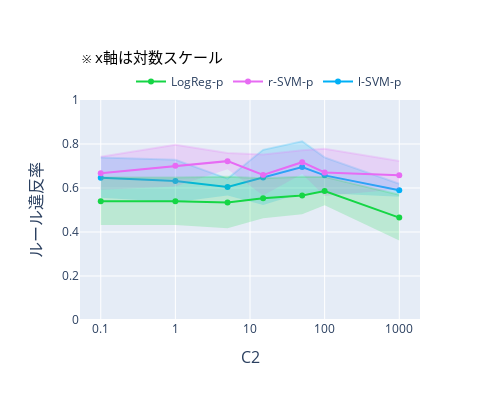

This figure's notebook cell:
### Code cell
import plotly.graph_objects as go
from plotly.subplots import make_subplots


# グラフのデータを準備
index = ['l-SVM-p', 'r-SVM-p', 'LogReg-p']
colors_mean = ['rgba(0,176,246,1)', 'rgba(231,107,243,1)', 'rgba(21,213,69,1)']  # indexに対応する色
colors_std  = ['rgba(0,176,246,0.2)', 'rgba(231,107,243,0.2)', 'rgba(21,213,69,0.2)']  # indexに対応する色

# グラフ2: ルール違反率のデータ
col_vr = 'violation_rate'
tmp_mean_vr = pd.DataFrame([
    {info: df.loc['linear svm (L)', col_vr] for info, df in zip(infos, dfs_mean)},
    {info: df.loc['non-linear svm (L)', col_vr] for info, df in zip(infos, dfs_mean)},
    {info: df.loc['logistic regression (L)', col_vr] for info, df in zip(infos, dfs_mean)}
], index=index)
tmp_std_vr = pd.DataFrame([
    {info: df.loc['linear svm (L)', col_vr] for info, df in zip(infos, dfs_std)},
    {info: df.loc['non-linear svm (L)', col_vr] for info, df in zip(infos, dfs_std)},
    {info: df.loc['logistic regression (L)', col_vr] for info, df in zip(infos, dfs_std)}
], index=index)


# サブプロットの作成
# fig = make_subplots(rows=1, cols=2, subplot_titles=('AUC', 'ルール違反率'))
fig = make_subplots(rows=1, cols=1)

# グラフ2: ルール違反率
for i in range(len(tmp_mean_vr)):
    fig.add_trace(
        go.Scatter(
            x=tmp_mean_vr.columns,
            y=tmp_mean_vr.iloc[i, :],
            mode='lines+markers',
            name=tmp_mean_vr.index[i],
            line=dict(color=colors_mean[i]),  # ラインの色を設定
            marker=dict(color=colors_mean[i]),  # マーカーの色を設定
        ),
        row=1, col=1
    )
    fig.add_trace(
        go.Scatter(
            x=tmp_mean_vr.columns,
            y=tmp_mean_vr.iloc[i, :] + tmp_std_vr.iloc[i, :],
            mode='lines',
            line=dict(color=colors_std[i]),  # ラインの色を設定
            showlegend=False
        ),
        row=1, col=1
    )
    fig.add_trace(
        go.Scatter(
            x=tmp_mean_vr.columns,
            y=tmp_mean_vr.iloc[i, :] - tmp_std_vr.iloc[i, :],
            mode='lines',
            fill='tonexty',
            fillcolor=colors_std[i],
            line=dict(color='rgba(255,255,255,0)'),
            showlegend=False
        ),
        row=1, col=1
    )

# レイアウトの設定
fig.update_layout(
    height=400,
    width=500,
    xaxis=dict(
        domain=[0, 1],  # 左側のsubplotの幅を調整
        title_font=dict(size=16)
    ),
    legend=dict(
        x=0.15,
        y=1.15,
        orientation='h'  # 水平配置
    ),
    annotations=[
        dict(
            xref="paper",
            yref="paper",
            x=0.00,
            y=1.25,
            text="※ x軸は対数スケール",
            showarrow=False,
            font=dict(
                size=15,
                color="black"
            )
        )
    ]
)

# x軸の設定
fig.update_xaxes(title_text='C2', row=1, col=1, type='log')


# y軸の設定
fig.update_yaxes(title_text='ルール違反率', range=[0, 1], row=1, col=1, side='left', title_font=dict(size=16))  # col=2のグラフのy軸を右側に配置

# グラフの表示
fig.show()

### Figure 1 — Plotly figure (JSON) as saved in the notebook; plotly's stock layout.template omitted (floating-point values rounded to 4 significant figures)
{"data": [{"line": {"color": "rgba(0,176,246,1)"}, "marker": {"color": "rgba(0,176,246,1)"}, "mode": "lines+markers", "name": "l-SVM-p", "type": "scatter", "x": [0.1, 1, 5, 15, 50, 100, 1000], "xaxis": "x", "y": [0.6471, 0.6316, 0.6046, 0.6481, 0.6952, 0.6574, 0.5895], "yaxis": "y"}, {"line": {"color": "rgba(0,176,246,0.2)"}, "mode": "lines", "showlegend": false, "type": "scatter", "x": [0.1, 1, 5, 15, 50, 100, 1000], "xaxis": "x", "y": [0.7387, 0.7282, 0.6428, 0.7735, 0.8127, 0.7391, 0.6191], "yaxis": "y"}, {"fill": "tonexty", "fillcolor": "rgba(0,176,246,0.2)", "line": {"color": "rgba(255,255,255,0)"}, "mode": "lines", "showlegend": false, "type": "scatter", "x": [0.1, 1, 5, 15, 50, 100, 1000], "xaxis": "x", "y": [0.5556, 0.5351, 0.5663, 0.5226, 0.5778, 0.5758, 0.56], "yaxis": "y"}, {"line": {"color": "rgba(231,107,243,1)"}, "marker": {"color": "rgba(231,107,243,1)"}, "mode": "lines+markers", "name": "r-SVM-p", "type": "scatter", "x": [0.1, 1, 5, 15, 50, 100, 1000], "xaxis": "x", "y": [0.6671, 0.7014, 0.7221, 0.6591, 0.7173, 0.6708, 0.6584], "yaxis": "y"}, {"line": {"color": "rgba(231,107,243,0.2)"}, "mode": "lines", "showlegend": false, "type": "scatter", "x": [0.1, 1, 5, 15, 50, 100, 1000], "xaxis": "x", "y": [0.7419, 0.7964, 0.7586, 0.7519, 0.7714, 0.7781, 0.7223], "yaxis": "y"}, {"fill": "tonexty", "fillcolor": "rgba(231,107,243,0.2)", "line": {"color": "rgba(255,255,255,0)"}, "mode": "lines", "showlegend": false, "type": "scatter", "x": [0.1, 1, 5, 15, 50, 100, 1000], "xaxis": "x", "y": [0.5923, 0.6064, 0.6856, 0.5663, 0.6633, 0.5635, 0.5944], "yaxis": "y"}, {"line": {"color": "rgba(21,213,69,1)"}, "marker": {"color": "rgba(21,213,69,1)"}, "mode": "lines+markers", "name": "LogReg-p", "type": "scatter", "x": [0.1, 1, 5, 15, 50, 100, 1000], "xaxis": "x", "y": [0.5395, 0.5395, 0.5343, 0.5533, 0.5655, 0.5861, 0.4654], "yaxis": "y"}, {"line": {"color": "rgba(21,213,69,0.2)"}, "mode": "lines", "showlegend": false, "type": "scatter", "x": [0.1, 1, 5, 15, 50, 100, 1000], "xaxis": "x", "y": [0.6476, 0.6476, 0.6514, 0.6444, 0.6506, 0.6505, 0.5693], "yaxis": "y"}, {"fill": "tonexty", "fillcolor": "rgba(21,213,69,0.2)", "line": {"color": "rgba(255,255,255,0)"}, "mode": "lines", "showlegend": false, "type": "scatter", "x": [0.1, 1, 5, 15, 50, 100, 1000], "xaxis": "x", "y": [0.4314, 0.4314, 0.4171, 0.4622, 0.4803, 0.5217, 0.3615], "yaxis": "y"}], "layout": {"annotations": [{"font": {"color": "black", "size": 15}, "showarrow": false, "text": "※ x軸は対数スケール", "x": 0, "xref": "paper", "y": 1.25, "yref": "paper"}], "height": 400, "legend": {"orientation": "h", "x": 0.15, "y": 1.15}, "width": 500, "xaxis": {"anchor": "y", "domain": [0, 1], "title": {"font": {"size": 16}, "text": "C2"}, "type": "log"}, "yaxis": {"anchor": "x", "domain": [0, 1], "range": [0, 1], "side": "left", "title": {"font": {"size": 16}, "text": "ルール違反率"}}}}
